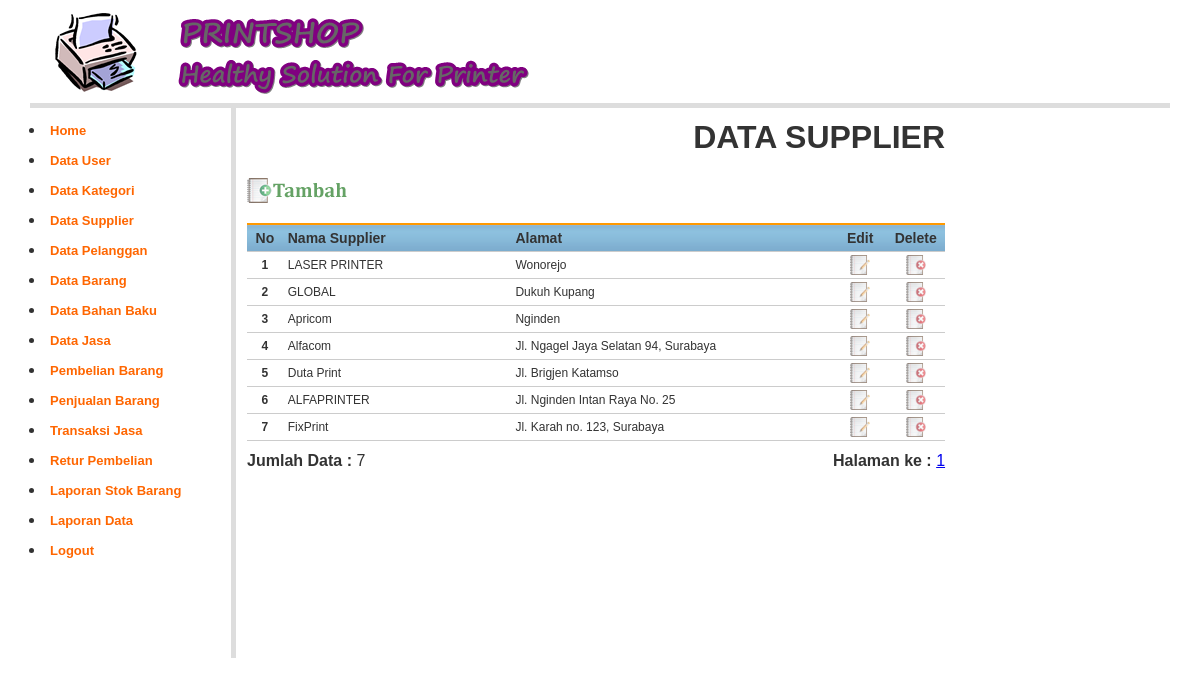
Page /?page=Data-Supplier (signed in) on the committed database.
### tables this page shows
CREATE TABLE `supplier` (
  `kd_supplier` char(3) NOT NULL,
  `nm_supplier` varchar(50) NOT NULL,
  `alamat` varchar(50) NOT NULL,
  `telepon` varchar(20) NOT NULL,
  PRIMARY KEY (`kd_supplier`)
);

### supplier_data.php (the view, shortened to what this page needs)
<?php
$row = 20;
$hal = isset($_GET['hal']) ? $_GET['hal'] : 0;
$pageSql = "SELECT * FROM supplier";
$pageQry = mysql_query($pageSql, $koneksidb) or die ("error paging: ".mysql_error());
$jml	 = mysql_num_rows($pageQry);
$max	 = ceil($jml/$row);
?>
<table width="700" border="0" cellpadding="2" cellspacing="1" class="table-border">
  <tr>
    <td colspan="2" align="right"><h1><b>DATA SUPPLIER </b></h1></td>
  </tr>
  <tr>
    <td colspan="2"><a href="?page=Add-Supplier" target="_self"><img src="images/btn_add_data2.png" height="25" border="0" /></a></td>
  </tr>
  <tr>
    <td colspan="2">&nbsp;</td>
  </tr>
  <tr>
    <td colspan="2">
	<table class="table-list" width="100%" border="0" cellspacing="1" cellpadding="2">
      <tr>
        <th width="26" align="center"><b>No</b></th>
        <th width="224"><b>Nama Supplier </b></th>
        <th width="326"><b>Alamat</b></th>
        <th width="43" align="center"><b>Edit</b></th>
        <th width="49" align="center"><b>Delete</b></th>
      </tr>
      <?php
	$dataSql = "SELECT * FROM supplier ORDER BY kd_supplier ASC LIMIT $hal, $row";
	$dataQry = mysql_query($dataSql, $koneksidb)  or die ("Query supplier salah : ".mysql_error());
	$nomor  = 0;
	while ($dataRow = mysql_fetch_array($dataQry)) {
	$nomor++;
	$Kode = $dataRow['kd_supplier'];
	?>
      <tr>
        <td align="center"><b><?php echo $nomor; ?></b></td>
        <td><?php echo $dataRow['nm_supplier']; ?></td>
        <td><?php echo $dataRow['alamat']; ?></td>
        <td align="center"><a href="?page=Edit-Supplier&amp;Kode=<?php echo $Kode; ?>" target="_self" alt="Edit Data"><img src="images/btn_edit.png" width="20" height="20" border="0" /></a></td>
        <td align="center"><a href="?page=Delete-Supplier&amp;Kode=<?php echo $Kode; ?>" target="_self" alt="Delete Data" onclick="return confirm('ANDA YAKIN AKAN MENGHAPUS DATA PENTING INI ... ?')"><img src="images/btn_delete.png" width="20" height="20"  border="0"  alt="Delete Data" /></a></td>
      </tr>
      <?php } ?>
    </table></td>
  </tr>
  <tr>
    <td><b>Jumlah Data :</b> <?php echo $jml; ?> </td>
    <td align="right"><b>Halaman ke :</b>
	<?php
	for ($h = 1; $h <= $max; $h++) {
		$list[$h] = $row * $h - $row;
		echo " <a href='?page=Data-Supplier&hal=$list[$h]'>$h</a> ";
	}
	?>
	</td>
  </tr>
</table>

### index.php (shortened to what this page needs)
<html xmlns="http://www.w3.org/1999/xhtml">
<head>
<link href="styles/style.css" rel="stylesheet" type="text/css">
<link type="text/css" rel="stylesheet" href="plugins/dhtmlgoodies_calendar/dhtmlgoodies_calendar/dhtmlgoodies_calendar.css" media="screen" />
</head>
<div id="wrap">
<body>
<table width="100%" class="table-main">
  <tr>
    <td height="103" colspan="2"><a href="?page"><div id="header"></div>
    </a></td>
  </tr>
  <tr valign="top">
    <td width="15%"  style="border-right:5px solid #DDDDDD;"><div style="margin:5px; padding:5px;"><?php include "menu.php"; ?></div></td>
    <td width="69%" height="550"><div style="margin:5px; padding:5px;"><?php include "load_file.php";?></div></td>
  </tr>
</table>
</body>
</div>
</html>

### menu.php (shortened to what this page needs)
<?php
if(isset($_SESSION['SES_ADMIN'])){
	echo "<ul><li><a href='?page' title='Halaman Utama'>Home</a></li></ul>";
	echo "<ul><li><a href='?page=Data-User' title='Data User'>Data User</a></li></ul>";
	echo "<ul><li><a href='?page=Data-Kategori' title='Data Kategori'>Data Kategori</a></li></ul>";
	echo "<ul><li><a href='?page=Data-Supplier' title='Data Supplier'>Data Supplier</a></li></ul>";
	echo "<ul><li><a href='?page=Data-Pelanggan' title='Data Pelanggan'>Data Pelanggan</a></li></ul>";
	echo "<ul><li><a href='?page=Data-Barang' title='Data Barang'>Data Barang</a></li></ul>";
	echo "<ul><li><a href='?page=Data-Bahan' title='Data Bahan Baku'>Data Bahan Baku</a></li></ul>";
	echo "<ul><li><a href='?page=Data-Jasa' title='Data Jasa'>Data Jasa</a></li></ul>";
	echo "<ul><li><a href='?page=Pembelian-Barang' title='Pembelian Barang'>Pembelian Barang</a></li></ul>";
	echo "<ul><li><a href='?page=Penjualan-Barang' title='Penjualan Barang'>Penjualan Barang</a></li></ul>";
	echo "<ul><li><a href='?page=Transaksi-Jasa' title='Transaksi Jasa'>Transaksi Jasa</a></li></ul>";
	echo "<ul><li><a href='?page=Retur-Pembelian' title='Retur Pembelian'>Retur Pembelian</a></li></ul>";
	echo "<ul><li><a href='?page=Laporan-Stok-Barang' title='Laporan Stok Barang'>Laporan Stok Barang</a></li></ul>";
	echo "<ul><li><a href='?page=Laporan-Data' title='Laporan Data'>Laporan Data</a></li></ul>";
	echo "<ul><li><a href='?page=Logout' title='Logout (Exit)'>Logout</a></li></ul>";
}
else {
	echo "<ul><li><a href='?page=Login' title='Login System'>Login</a></li></ul>";
}
?>

### load_file.php (shortened to what this page needs)
<?php
if($_GET) {
	switch ($_GET['page']){
		case 'Data-Supplier' :
			include "supplier_data.php";	 break;
	}
}
?>

### styles/style.css (style rules this page uses)
td img { opacity:0.6; }
#wrap { width:100%; margin-right:auto; margin-left:auto; border:none; }
body { margin:0px auto 0px; padding:3px; font-family:"Arial"; font-size:12px; color:#333; width:95%; background-position:top; background-color:#fff; }
#header { height:100px; width:100%; overflow:hidden; margin:0px; padding:0px; background-image:url(../images/logo1.png); background-repeat:no-repeat; border-bottom:5px solid #DDDDDD; }
.table-main { clear: both; text-align: left; border-collapse: collapse; margin: 0px 0px 0px 0px; background:#fff; border:none; width:100%; }
.table-main td { color: #333; border-collapse: collapse; vertical-align: center; padding: 0px; border:none; }
.table-main ul { padding:0px; margin:0px 5px; width:100%; }
.table-main li { padding:0px; margin:0px 0px 5px 0px; }
.table-main li a { padding:5px; margin:0px 0px 0px 0px; color:#FF6600; font-size:13px; font-weight:bold; text-decoration:none; display: block; background:url(../images/Buttun_Normal.gif) repeat-x; }
.table-list { clear: both; text-align: left; border-collapse: collapse; margin: 0px 0px 10px 0px; background:#fff; }
.table-list th { color: #333; font-size: 14px; font-weight: 700; margin: 2px 2px 2px 2px; padding: 5px 5px; background: url(../images/Background_td2.gif) repeat-x top #fff; border-bottom: 1px solid #CCC; border-top: 2px solid #FF9900; }
.table-list td { color: #333; font-size:12px; border-color: #fff; border-collapse: collapse; vertical-align: center; padding: 3px 5px; border-bottom:1px #CCCCCC solid; }

### rows in the picture
supplier: nm_supplier "LASER PRINTER", alamat "Wonorejo"
supplier: nm_supplier "GLOBAL", alamat "Dukuh Kupang"
supplier: nm_supplier "Apricom", alamat "Nginden"
supplier: nm_supplier "Alfacom", alamat "Jl. Ngagel Jaya Selatan 94, Surabaya"
supplier: nm_supplier "Duta Print", alamat "Jl. Brigjen Katamso"
supplier: nm_supplier "ALFAPRINTER", alamat "Jl. Nginden Intan Raya No. 25"
supplier: nm_supplier "FixPrint", alamat "Jl. Karah no. 123, Surabaya"

### other values in the picture
$jml "7"
